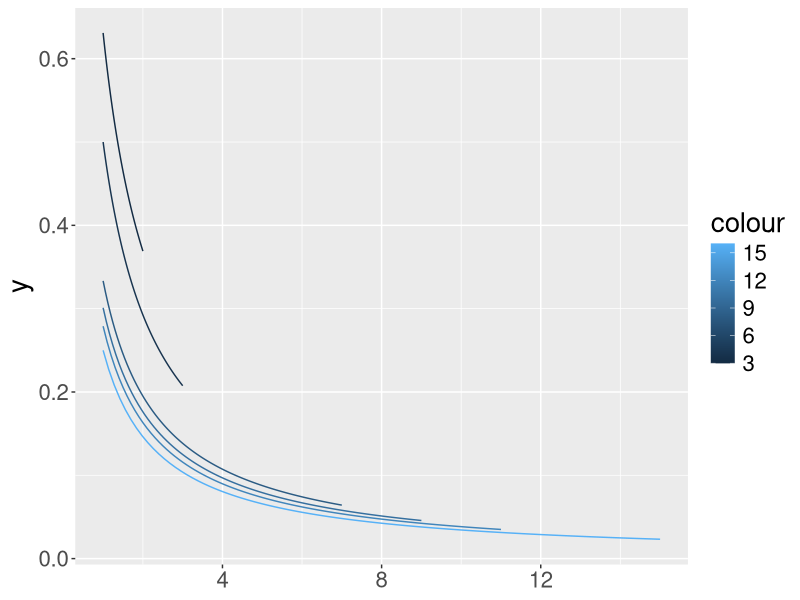

R code for this plot:
library(ggplot2)
#input
#BenfordLaw(x = 1, base = 2)
#BenfordLaw(x = 1, base = 8)
#BenfordLaw(x = 1:9, base = 10)
#BenfordLaw()

#output
#"[1] 1
#[1] 0.3333333
#[1] 0.30103000 0.17609126 0.12493874 0.09691001 0.07918125 0.06694679 0.05799195
#[8] 0.05115252 0.04575749
#[1] 0.30103000 0.17609126 0.12493874 0.09691001 0.07918125 0.06694679 0.05799195
#[8] 0.05115252 0.04575749


BenfordLaw <- function(x=c(1:9), base = 10) {

    if (base == 10) {
    return(log10(1 + 1/x))
    }
    else {
      return(log((1 + 1/x), base))
  }}


testbenford <- function() {
  stopifnot(
    BenfordLaw(x = 1, base = 2)==1
    #BenfordLaw(x = 1, base = 8)==3/10
    #BenfordLaw(x = 1:9, base = 10)==c(0.30103000, 0.17609126, 0.12493874, 0.09691001, 0.07918125, 0.06694679, 0.05799195, 0.05115252, 0.04575749),
    #BenfordLaw()
  )

}
BenfordLaw(x = 1, base = 2)==1
BenfordLaw(x = 1, base = 8)
BenfordLaw(x = 1:9, base = 10)
BenfordLaw()
testbenford()



PlotBenfordLaw <- function(base = c( 3, 4, 8, 10, 12, 16)) {
  p <- ggplot2::ggplot() + ggplot2::xlim(1, max(base) -1)  +  ggplot2::theme(text = ggplot2::element_text(size = 20))
  for(b in base) {
    p <- p + ggplot2::stat_function(fun=BenfordLaw, xlim = c(1, b - 1), args = list(base = b), ggplot2::aes_string(colour=b))
  }
  return(p)
}

PlotBenfordLaw()